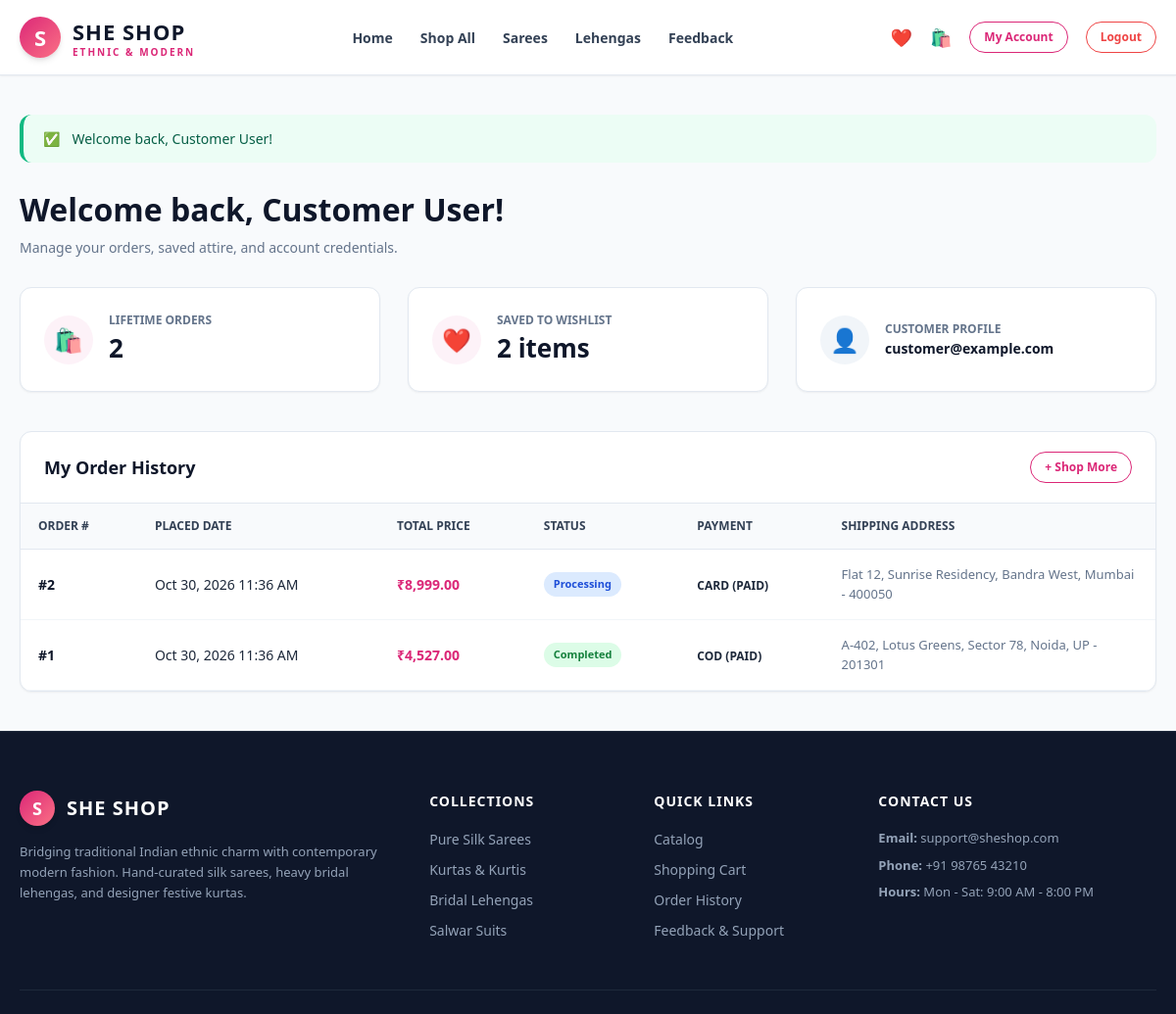
The app's page /dashboard.php (signed in) with its own data.
### tables this page shows
CREATE TABLE `orders` (
  `id` bigint(20) unsigned NOT NULL AUTO_INCREMENT,
  `user_id` bigint(20) unsigned NOT NULL,
  `total_price` decimal(10,2) NOT NULL,
  `status` varchar(50) NOT NULL DEFAULT 'pending',
  `payment_method` varchar(50) NOT NULL DEFAULT 'cod',
  `payment_status` varchar(50) NOT NULL DEFAULT 'unpaid',
  `shipping_address` text DEFAULT NULL,
  `created_at` timestamp NULL DEFAULT CURRENT_TIMESTAMP,
  `updated_at` timestamp NULL DEFAULT CURRENT_TIMESTAMP ON UPDATE CURRENT_TIMESTAMP,
  PRIMARY KEY (`id`),
  KEY `orders_user_id_foreign` (`user_id`),
  CONSTRAINT `orders_user_id_foreign` FOREIGN KEY (`user_id`) REFERENCES `users` (`id`) ON DELETE CASCADE
);

### config/db.php (called while the page is built, shortened)
<?php
function base_url($path = '') {
    $scriptDir = dirname($_SERVER['SCRIPT_NAME'] ?? '');
    if (strpos($scriptDir, '/admin') !== false) {
        $root = dirname($scriptDir);
    } else {
        $root = $scriptDir;
    }
    $root = rtrim(str_replace('\\', '/', $root), '/');
    return ($root ? $root : '') . '/' . ltrim($path, '/');
}
function is_logged_in() {
    return isset($_SESSION['user_id']);
}
function current_user() {
    return [
        'id' => $_SESSION['user_id'],
        'name' => $_SESSION['user_name'] ?? 'User',
        'email' => $_SESSION['user_email'] ?? '',
        'role' => $_SESSION['user_role'] ?? 'customer'
    ];
}
function format_price($amount) {
    return '₹' . number_format((float)$amount, 2);
}

### dashboard.php (the view, shortened to what this page needs)
<?php
require_once __DIR__ . '/config/db.php';
$userId = $_SESSION['user_id'];
$orderStmt = $pdo->prepare("SELECT o.*, COUNT(oi.id) as item_count
                            FROM orders o
                            LEFT JOIN order_items oi ON o.id = oi.order_id
                            WHERE o.user_id = :uid
                            GROUP BY o.id
                            ORDER BY o.id DESC");
$orderStmt->execute([':uid' => $userId]);
$orders = $orderStmt->fetchAll();
$wStmt = $pdo->prepare("SELECT COUNT(*) FROM wishlists WHERE user_id = :uid");
$wStmt->execute([':uid' => $userId]);
$wishlistCount = $wStmt->fetchColumn();
require_once __DIR__ . '/includes/header.php';
?>
<div style="margin-bottom: 30px;">
    <h1 style="font-size: 32px; font-weight: 800; color: var(--dark);">Welcome back, <?= htmlspecialchars($user['name']); ?>!</h1>
    <p style="font-size: 14px; color: var(--text-muted); margin-top: 4px;">Manage your orders, saved attire, and account credentials.</p>
</div>
<div class="grid-3" style="margin-bottom: 40px;">
    <div style="background: white; padding: 24px; border-radius: var(--radius); border: 1px solid var(--border); box-shadow: var(--shadow-sm); display:flex; align-items:center; gap:16px;">
        <div style="width: 50px; height: 50px; border-radius: 50%; background: #fdf2f8; color: var(--primary); display:flex; align-items:center; justify-content:center; font-size:24px;">
            🛍️
        </div>
        <div>
            <div style="font-size: 12px; font-weight:700; color: var(--text-muted); text-transform: uppercase;">Lifetime Orders</div>
            <div style="font-size: 26px; font-weight:800; color: var(--dark);"><?= count($orders); ?></div>
        </div>
    </div>
    <div style="background: white; padding: 24px; border-radius: var(--radius); border: 1px solid var(--border); box-shadow: var(--shadow-sm); display:flex; align-items:center; gap:16px;">
        <div style="width: 50px; height: 50px; border-radius: 50%; background: #fdf2f8; color: var(--primary); display:flex; align-items:center; justify-content:center; font-size:24px;">
            ❤️
        </div>
        <div>
            <div style="font-size: 12px; font-weight:700; color: var(--text-muted); text-transform: uppercase;">Saved to Wishlist</div>
            <div style="font-size: 26px; font-weight:800; color: var(--dark);"><?= $wishlistCount; ?> items</div>
        </div>
    </div>
    <div style="background: white; padding: 24px; border-radius: var(--radius); border: 1px solid var(--border); box-shadow: var(--shadow-sm); display:flex; align-items:center; gap:16px;">
        <div style="width: 50px; height: 50px; border-radius: 50%; background: #f1f5f9; color: var(--dark-muted); display:flex; align-items:center; justify-content:center; font-size:24px;">
            👤
        </div>
        <div>
            <div style="font-size: 12px; font-weight:700; color: var(--text-muted); text-transform: uppercase;">Customer Profile</div>
            <div style="font-size: 14px; font-weight:700; color: var(--dark);"><?= htmlspecialchars($user['email']); ?></div>
        </div>
    </div>
</div>
<div class="table-wrapper">
    <div style="padding: 20px 24px; border-bottom: 1px solid var(--border); display:flex; justify-content:space-between; align-items:center;">
        <h3 style="font-size: 18px; font-weight: 800; color: var(--dark);">My Order History</h3>
        <a href="<?= base_url('shop.php'); ?>" class="btn btn-outline btn-sm">+ Shop More</a>
    </div>
    <?php if (empty($orders)): ?>
        <div style="padding: 40px; text-align: center; color: var(--text-muted); font-size: 14px;">
            You have not placed any orders yet. <a href="<?= base_url('shop.php'); ?>" style="color:var(--primary); font-weight:700;">Start exploring now!</a>
        </div>
    <?php else: ?>
        <table class="table">
            <thead>
                <tr>
                    <th>Order #</th>
                    <th>Placed Date</th>
                    <th>Total Price</th>
                    <th>Status</th>
                    <th>Payment</th>
                    <th>Shipping Address</th>
                </tr>
            </thead>
            <tbody>
                <?php foreach ($orders as $order): ?>
                    <tr>
                        <td style="font-weight: 700; color: var(--dark);">#<?= $order['id']; ?></td>
                        <td><?= date('M d, Y h:i A', strtotime($order['created_at'])); ?></td>
                        <td style="font-weight: 800; color: var(--primary);"><?= format_price($order['total_price']); ?></td>
                        <td>
                            <span class="status-pill status-<?= htmlspecialchars($order['status']); ?>">
                                <?= ucfirst($order['status']); ?>
                            </span>
                        </td>
                        <td>
                            <span style="font-size: 12px; font-weight:600; text-transform:uppercase;">
                                <?= htmlspecialchars($order['payment_method']); ?> (<?= ucfirst($order['payment_status']); ?>)
                            </span>
                        </td>
                        <td style="max-width: 250px; font-size: 13px; color: var(--text-muted);"><?= htmlspecialchars($order['shipping_address']); ?></td>
                    </tr>
                <?php endforeach; ?>
            </tbody>
        </table>
    <?php endif; ?>
</div>
<?php require_once __DIR__ . '/includes/footer.php'; ?>

### assets/css/style.css (style rules this page uses)
:root { --primary: #db2777; --primary-hover: #be185d; --primary-light: #fdf2f8; --accent: #f59e0b; --dark: #0f172a; --dark-muted: #334155; --light-bg: #f8fafc; --card-bg: #ffffff; --border: #e2e8f0; --text: #1e293b; --text-muted: #64748b; --success: #10b981; --danger: #ef4444; --shadow-sm: 0 1px 2px 0 rgb(0 0 0 / 0.05); --shadow: 0 4px 6px -1px rgb(0 0 0 / 0.1), 0 2px 4px -2px rgb(0 0 0 / 0.1); --shadow-lg: 0 10px 15px -3px rgb(0 0 0 / 0.1), 0 4px 6px -4px rgb(0 0 0 / 0.1); --radius: 12px; }
* { margin: 0; padding: 0; box-sizing: border-box; font-family: 'Segoe UI', system-ui, -apple-system, sans-serif; }
body { background-color: var(--light-bg); color: var(--text); min-height: 100vh; display: flex; flex-direction: column; line-height: 1.5; }
a { color: inherit; text-decoration: none; }
.btn { display: inline-flex; align-items: center; justify-content: center; padding: 9px 20px; border-radius: 999px; font-size: 14px; font-weight: 600; cursor: pointer; border: none; transition: all 0.2s ease; }
.btn-outline { background: transparent; color: var(--primary); border: 1px solid var(--primary); }
.btn-sm { padding: 6px 14px; font-size: 12px; }
.grid-3 { display: grid; grid-template-columns: repeat(auto-fill, minmax(320px, 1fr)); gap: 28px; }
.table-wrapper { background: white; border-radius: var(--radius); border: 1px solid var(--border); overflow: hidden; box-shadow: var(--shadow-sm); }
.table { width: 100%; border-collapse: collapse; font-size: 14px; }
.table th { background: #f8fafc; padding: 14px 18px; text-align: left; font-weight: 700; color: var(--dark-muted); border-bottom: 1px solid var(--border); text-transform: uppercase; font-size: 12px; }
.table td { padding: 16px 18px; border-bottom: 1px solid #f1f5f9; vertical-align: middle; }
.status-pill { display: inline-block; padding: 4px 10px; border-radius: 999px; font-size: 11px; font-weight: 700; text-transform: capitalize; }
.status-completed { background: #dcfce7; color: #15803d; }
.status-processing { background: #dbeafe; color: #1d4ed8; }

### records on screen
orders: id "2", created_at "Oct 30, 2026 11:36 AM", total_price "₹8,999.00", status "Processing", payment_method "CARD", payment_status "PAID", shipping_address "Flat 12, Sunrise Residency, Bandra West, Mumbai - 400050"
orders: id "1", created_at "Oct 30, 2026 11:36 AM", total_price "₹4,527.00", status "Completed", payment_method "COD", payment_status "PAID", shipping_address "A-402, Lotus Greens, Sector 78, Noida, UP - 201301"

### other values on screen
$successMsg "Welcome back, Customer User!"
$user['name'] "Customer User"
count($orders) "2"
$wishlistCount "2"
$user['email'] "customer@example.com"
